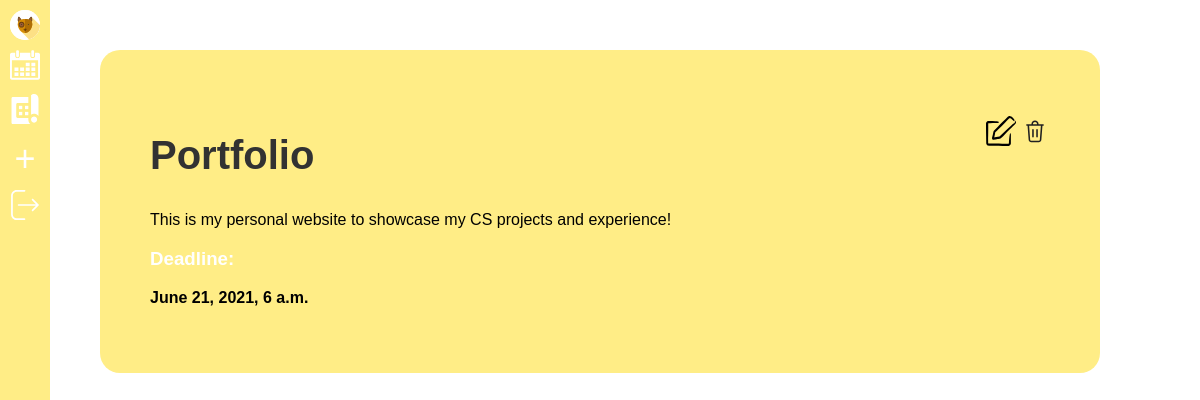
Before: /projects (signed in) with the older database file.
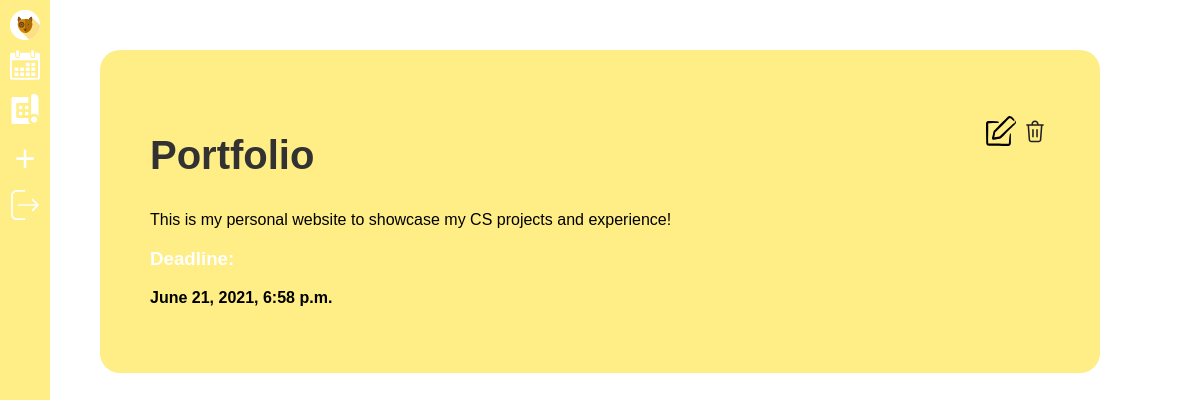
After: the same page with the newer database file.
### spot/models.py (models this page shows, shortened)
class Project(models.Model):
    user = models.ForeignKey(User, on_delete=CASCADE, related_name="projects",blank=True,null=True)
    title = models.CharField(max_length=64)
    description = models.TextField(default="No description yet.")
    deadline = models.DateTimeField()

### spot/views.py (the view)
# urls.py: path("projects",views.projects,name="projects"),
@login_required
def projects(request):
    projects = Project.objects.filter(user=request.user).order_by('deadline')
    return render(request,"projects.html",{"projects":projects})

### spot/templates/projects.html (shortened to what this page needs)
{% extends "layout.html" %}
{% load static %}
{% block body %}
    <div id="blueprints">
    {% for project in projects %}
        <div class="project grid-87-13">
            <div>
                <h2><a id="project-link" href="{% url 'project' project.id %}">{{project.title}}</a></h2>
                <p>{{project.description}}</p>
                <h3>Deadline:</h3>
                <p><b>{{project.deadline}}</b></p>
            </div>
            <div class="edit-btns">
                <ul>
                    <li><a href="{% url 'edit-project' project.id %}"><img src="{% static 'images/edit.svg' %}"></a></li>
                    <li><a href="{% url 'delete-project' project.id %}"><img src="{% static 'images/delete.svg' %}"></a></li>
                </ul>
            </div>
        </div>
    {% empty %}
        <div id="no-projects">
            <h1>You don't have any projects yet.</h1>
            <h1><a href="{% url 'add-project' %}" id="create-project-btn">Create One!</a></h1>
        </div>
    {% endfor %}
    </div>
{% endblock %}

Changed rows visible on the page:
changed Project "Portfolio": deadline "June 21, 2021, 6 a.m." → "June 21, 2021, 6:58 p.m."
